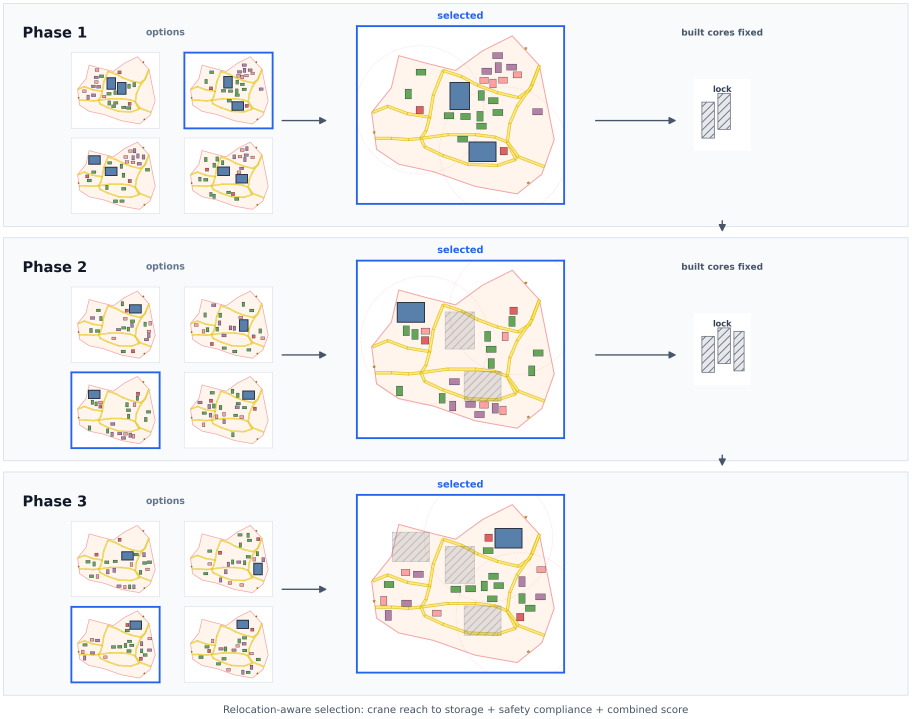
#> input picture examples/bulleen_study/media/staged_selection_workflow_academic.png, 3645 x 2875 px (shown at 1/4 size)
$ python -i generate_streamlit_2d_to_3d_figure.py   (imports and definitions only)
#> lines starting #> are read from the running program, lines starting #| are printed output that depends on the picture
#> further down, picture is the input picture: PIL image 3645x2875 RGBA; mean R, G, B, A 243.6, 243.8, 243.6, 255
#!/usr/bin/env python3
"""Combine exported 2D layouts and Streamlit/Three.js 3D screenshots."""

from __future__ import annotations

import argparse
import csv
from pathlib import Path

from PIL import Image, ImageChops
import matplotlib

# [1 line not run here, left out]

import matplotlib.pyplot as plt


PROJECT_DIR = Path(__file__).resolve().parents[1]
DEFAULT_RESULTS_DIR = PROJECT_DIR / "results" / "cexo_bulleen_15000_full_fg"


def trim(image: Image.Image, pad: int = 8) -> Image.Image:
#> called with pad = 8
    rgb = image.convert("RGB")
    bg = Image.new("RGB", rgb.size, rgb.getpixel((0, 0)))
#> bg: PIL image 3645x2875 RGB; every value is 255
    diff = ImageChops.difference(rgb, bg)
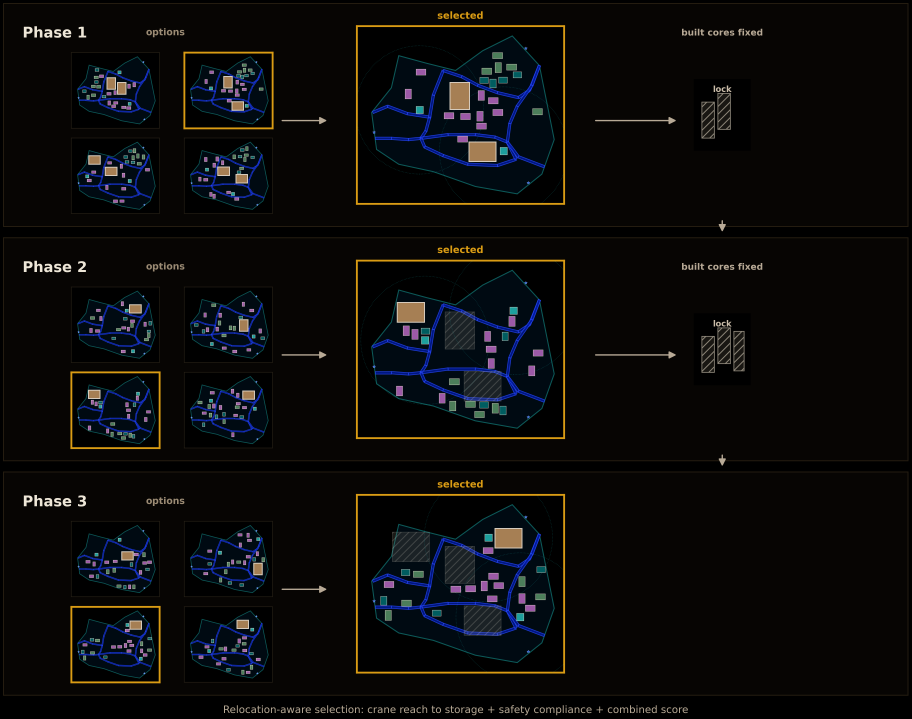
#> diff: PIL image 3645x2875 RGB (shown at 1/4 size); mean R, G, B 11.4, 11.2, 11.4
    bbox = diff.getbbox()
#> bbox = (12, 12, 3634, 2861)
    if bbox is None:
        return rgb
    left, top, right, bottom = bbox
#> left = 12; top = 12; right = 3634; bottom = 2861
    return rgb.crop((max(0, left - pad), max(0, top - pad), min(rgb.width, right + pad), min(rgb.height, bottom + pad)))
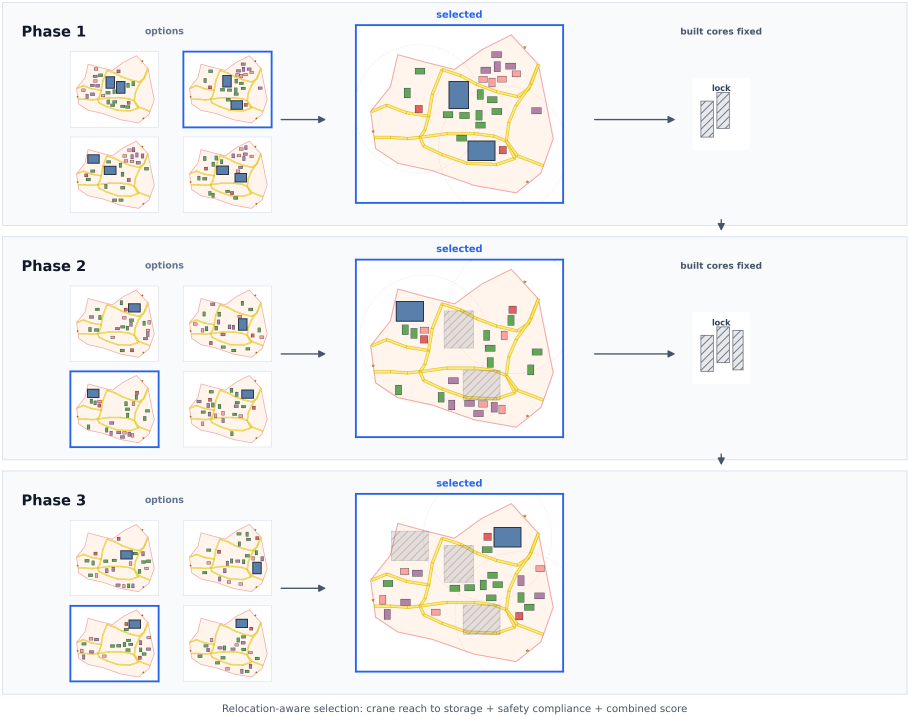
#> returned value: PIL image 3638x2865 RGB (shown at 1/4 size); mean R, G, B 243.6, 243.7, 243.6


# [80 lines left out: functions load_showcase_rows, screenshot_path, crop_3d, main, not called in this run]


# [2 lines not run here, left out]

>>> from PIL import Image
>>> picture = Image.open('../media/staged_selection_workflow_academic.png')
>>> result = trim(picture)
